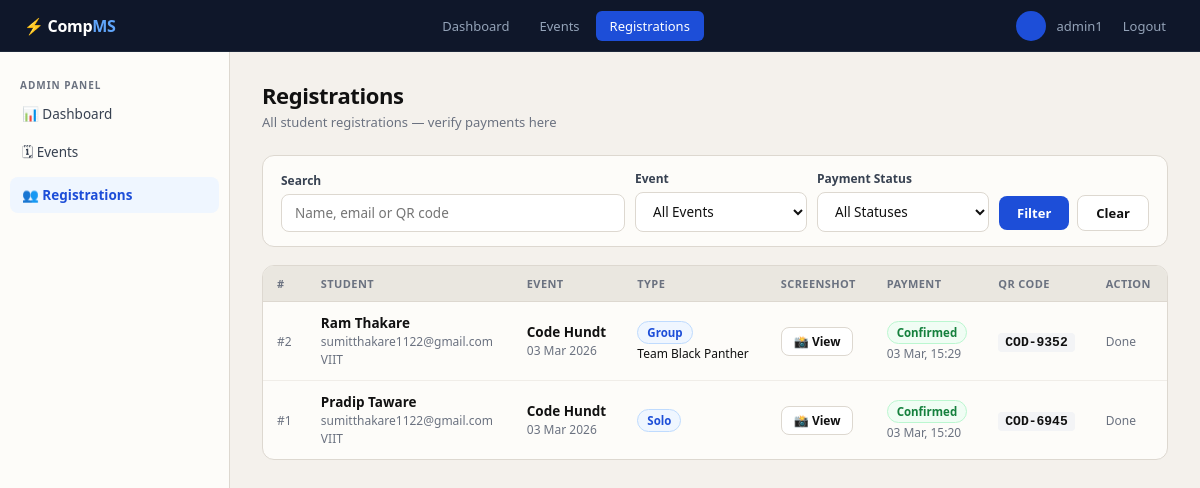
The app's page /admin-panel/registrations/ (signed in) with its own data.
### events/models.py (models this page shows, shortened)
class Registration(models.Model):
    PTYPE = [
        ('solo',  'Solo'),
        ('group', 'Group'),
    ]
    PAY_STATUS = [
        ('not_uploaded', 'Not Uploaded'),
        ('pending',      'Pending Verification'),
        ('verified',     'Verified'),
        ('rejected',     'Rejected'),
    ]
    student = models.ForeignKey(User, on_delete=models.CASCADE,
                                related_name='registrations')
    event   = models.ForeignKey(Event, on_delete=models.CASCADE,
                                related_name='registrations')
    registered_at = models.DateTimeField(auto_now_add=True)
    participation_type = models.CharField(max_length=10, choices=PTYPE, default='solo')
    group_name         = models.CharField(max_length=200, blank=True)
    member_names       = models.TextField(blank=True,
                            help_text='Comma-separated member names (for group)')
    payment_screenshot  = models.ImageField(upload_to='payments/%Y/%m/',
                                            blank=True, null=True)
    payment_status      = models.CharField(max_length=20, choices=PAY_STATUS,
                                           default='not_uploaded')
    payment_uploaded_at = models.DateTimeField(null=True, blank=True)
    verified_by      = models.ForeignKey(User, on_delete=models.SET_NULL,
                                         null=True, blank=True,
                                         related_name='verified_registrations')
    verified_at      = models.DateTimeField(null=True, blank=True)
    rejection_reason = models.TextField(blank=True)
    unique_code = models.CharField(max_length=20, blank=True, unique=True, null=True)
    class Meta:
        ordering = ['-registered_at']
        unique_together = [['student', 'event']]   # one registration per student per event
    @property
    def status_label(self):
        labels = {
            'not_uploaded': ('gray',  'Awaiting Payment'),
            'pending':      ('amber', 'Under Review'),
            'verified':     ('green', 'Confirmed'),
            'rejected':     ('red',   'Rejected'),
        }
        return labels.get(self.payment_status, ('gray', self.payment_status))

class StudentProfile(models.Model):
    user    = models.OneToOneField(User, on_delete=models.CASCADE,
                                   related_name='profile')
    college = models.CharField(max_length=200)
    phone   = models.CharField(max_length=15)

class Event(models.Model):
    CATEGORY = [
        ('technical', 'Technical'),
        ('cultural',  'Cultural'),
        ('sports',    'Sports'),
        ('other',     'Other'),
    ]
    ETYPE = [
        ('solo',  'Solo Only'),
        ('group', 'Group Only'),
        ('both',  'Solo & Group'),
    ]
    name             = models.CharField(max_length=200)
    description      = models.TextField(blank=True)
    date             = models.DateField()
    venue            = models.CharField(max_length=200)
    category         = models.CharField(max_length=20, choices=CATEGORY, default='technical')
    event_type       = models.CharField(max_length=10, choices=ETYPE, default='both')
    registration_fee = models.DecimalField(max_digits=8, decimal_places=2)
    max_participants = models.PositiveIntegerField(default=100)
    upi_id           = models.CharField(max_length=100, default='college@upi',
                                        help_text='UPI ID students should pay to')
    created_by       = models.ForeignKey(User, on_delete=models.SET_NULL,
                                         null=True, related_name='created_events')
    created_at       = models.DateTimeField(auto_now_add=True)
    is_active        = models.BooleanField(default=True)
    class Meta:
        ordering = ['-date']

### events/views.py (the view, shortened to what this page needs)
# urls.py: path('admin-panel/registrations/',         views.admin_registrations,name='admin_registrations'),
@login_required
@user_passes_test(lambda u: u.is_staff)
def admin_registrations(request):
    qs = Registration.objects.select_related(
        'student', 'event', 'student__profile'
    ).order_by('-registered_at')
    event_id = request.GET.get('event', '')
    status   = request.GET.get('status', '')
    q        = request.GET.get('q', '').strip()
    if event_id:
        qs = qs.filter(event_id=event_id)
    if status:
        qs = qs.filter(payment_status=status)
    return render(request, 'admin_panel/registrations.html', {
        'regs':          qs,
        'events':        Event.objects.all(),
        'sel_event':     event_id,
        'sel_status':    status,
        'q':             q,
        'pending_count': Registration.objects.filter(payment_status='pending').count(),
        'status_opts':   Registration.PAY_STATUS,
    })

### templates/admin_panel/registrations.html (shortened to what this page needs)
{% extends 'base.html' %}
{% block content %}
<div class="wrap">
  <aside class="side">
    <div class="side-sec">
      <div class="side-cap">Admin Panel</div>
      <a href="{% url 'admin_dashboard' %}" class="side-a">📊 Dashboard</a>
      <a href="{% url 'admin_events' %}" class="side-a">🗓 Events</a>
      <a href="{% url 'admin_registrations' %}" class="side-a on">
        👥 Registrations
      </a>
    </div>
  </aside>
  <main class="main">
    <div class="ph">
      <div class="ph-title">Registrations</div>
      <div class="ph-sub">All student registrations — verify payments here</div>
    </div>
    <form method="get">
      <div class="card" style="padding:14px 18px;margin-bottom:18px">
        <div style="display:flex;gap:10px;flex-wrap:wrap;align-items:flex-end">
          <div style="flex:2;min-width:160px">
            <label class="lbl">Search</label>
            <input class="fi" type="text" name="q" value="{{ q }}" placeholder="Name, email or QR code"/>
          </div>
          <div style="flex:1;min-width:140px">
            <label class="lbl">Event</label>
            <select name="event">
              <option value="">All Events</option>
            </select>
          </div>
          <div style="flex:1;min-width:140px">
            <label class="lbl">Payment Status</label>
            <select name="status">
              <option value="">All Statuses</option>
            </select>
          </div>
          <div class="row" style="padding-bottom:1px">
            <button type="submit" class="btn btn-p">Filter</button>
            <a href="{% url 'admin_registrations' %}" class="btn btn-o">Clear</a>
          </div>
        </div>
      </div>
    </form>
    <div class="tbl-wrap">
      <table>
        <thead>
          <tr>
            <th>#</th><th>Student</th><th>Event</th><th>Type</th>
            <th>Screenshot</th><th>Payment</th><th>QR Code</th><th>Action</th>
          </tr>
        </thead>
        <tbody>
          {% for reg in regs %}
          <tr>
            <td class="muted" style="font-size:12px">#{{ reg.pk }}</td>
            <td>
              <div style="font-weight:700">{{ reg.student.get_full_name }}</div>
              <small class="muted">{{ reg.student.email }}</small>
              {% if reg.student.profile.college %}
                <br/><small class="muted">{{ reg.student.profile.college }}</small>
              {% endif %}
            </td>
            <td>
              <div style="font-weight:600">{{ reg.event.name }}</div>
              <small class="muted">{{ reg.registered_at|date:"d M Y" }}</small>
            </td>
            <td>
              <span class="badge b-blue">{{ reg.get_participation_type_display }}</span>
              {% if reg.group_name %}<br/><small>{{ reg.group_name }}</small>{% endif %}
            </td>
            <td>
              {% if reg.payment_screenshot %}
                <a href="{{ reg.payment_screenshot.url }}" target="_blank" class="btn btn-sm btn-o">📸 View</a>
              {% else %}
                <span class="muted" style="font-size:12px">—</span>
              {% endif %}
            </td>
            <td>
              {% with reg.status_label as sl %}
                <span class="badge b-{{ sl.0 }}">{{ sl.1 }}</span>
              {% endwith %}
              {% if reg.verified_at %}
                <br/><small class="muted">{{ reg.verified_at|date:"d M, H:i" }}</small>
              {% endif %}
            </td>
            <td>
              {% if reg.unique_code %}
                <code>{{ reg.unique_code }}</code>
              {% else %}
                <span class="muted" style="font-size:12px">Not yet</span>
              {% endif %}
            </td>
            <td>
              {% if reg.payment_status == 'pending' %}
                <a href="{% url 'admin_verify' reg.pk %}" class="btn btn-sm btn-g">Verify</a>
              {% elif reg.payment_status == 'not_uploaded' %}
                <span class="muted" style="font-size:12px">Awaiting upload</span>
              {% else %}
                <span class="muted" style="font-size:12px">Done</span>
              {% endif %}
            </td>
          </tr>
          {% empty %}
          <tr>
            <td colspan="8" style="text-align:center;padding:40px;color:var(--muted)">No registrations found.</td>
          </tr>
          {% endfor %}
        </tbody>
      </table>
    </div>
  </main>
</div>
{% endblock %}

### templates/base.html (shortened to what this page needs)
<!DOCTYPE html>
<html lang="en">
<head>
</head>
<body>
{% if user.is_authenticated %}
<nav class="nav">
  <a href="/" class="nav-brand">⚡ Comp<em>MS</em></a>
  <div class="nav-links">
    {% if user.is_staff %}
      <a href="{% url 'admin_dashboard' %}" class="nav-link {% if 'dashboard' in request.resolver_match.url_name %}on{% endif %}">Dashboard</a>
      <a href="{% url 'admin_events' %}" class="nav-link {% if 'event' in request.resolver_match.url_name %}on{% endif %}">Events</a>
      <a href="{% url 'admin_registrations' %}" class="nav-link {% if 'registration' in request.resolver_match.url_name or 'verify' in request.resolver_match.url_name %}on{% endif %}">Registrations</a>
    {% else %}
      <a href="{% url 'event_list' %}" class="nav-link {% if request.resolver_match.url_name == 'event_list' %}on{% endif %}">Browse Events</a>
      <a href="{% url 'my_registrations' %}" class="nav-link {% if request.resolver_match.url_name == 'my_registrations' %}on{% endif %}">My Registrations</a>
    {% endif %}
  </div>
  <div class="nav-right">
    <div class="nav-avatar">{{ user.first_name|first|upper }}{{ user.last_name|first|upper }}</div>
    <span class="nav-name">{{ user.get_full_name|default:user.username }}</span>
    <a href="{% url 'logout' %}" class="nav-link" style="padding:5px 10px">Logout</a>
  </div>
</nav>
{% endif %}
{% block content %}{% endblock %}
</body>
</html>

### templates/base.html (style rules this page uses)
* { margin:0;padding:0;box-sizing:border-box }
:root { --bg:#F4F1EC; --card:#FDFCF9; --border:#DDD8D0; --ink:#111; --muted:#6B7280; --soft:#EAE7E0; --blue:#1D4ED8; --blue-h:#1E3A8A; --green:#15803D; --green-bg:#F0FDF4; --green-bd:#BBF7D0; --amber:#92400E; --amber-bg:#FFFBEB; --amber-bd:#FDE68A; --red:#B91C1C; --red-bg:#FEF2F2; --red-bd:#FECACA; --sidebar:230px; }
body { font-family:'Segoe UI',system-ui,sans-serif;background:var(--bg);color:var(--ink);min-height:100vh;font-size:14px }
a { color:inherit;text-decoration:none }
.nav { background:#0F172A; height:52px; display:flex;align-items:center;justify-content:space-between; padding:0 24px; position:sticky; top:0; z-index:300; border-bottom:1px solid #1E293B; }
.nav-brand { font-weight:800;font-size:16px;color:#fff;letter-spacing:-.3px }
.nav-brand em { color:#60A5FA;font-style:normal }
.nav-links { display:flex;gap:2px }
.nav-link { color:#94A3B8;padding:6px 14px;border-radius:6px; font-size:13px;font-weight:500;transition:.15s; }
.nav-link.on { color:#fff;background:var(--blue) }
.nav-right { display:flex;align-items:center;gap:10px }
.nav-avatar { width:30px;height:30px;border-radius:50%; background:var(--blue);color:#fff; display:flex;align-items:center;justify-content:center; font-size:12px;font-weight:700; }
.nav-name { color:#94A3B8;font-size:13px }
.wrap { display:flex;min-height:calc(100vh - 52px) }
.side { width:var(--sidebar);background:var(--card); border-right:1px solid var(--border); padding:18px 0; flex-shrink:0; }
.side-sec { padding:0 10px;margin-bottom:4px }
.side-cap { font-size:10px;font-weight:700;color:var(--muted); letter-spacing:1px;text-transform:uppercase; padding:8px 10px 4px; }
.side-a { display:flex;align-items:center;gap:9px; padding:9px 12px;border-radius:8px; font-size:13.5px;color:#374151;margin-bottom:2px; transition:.15s; }
.side-a.on { background:#EFF6FF;color:var(--blue);font-weight:600 }
.main { flex:1;padding:28px 32px;overflow-y:auto }
.ph { margin-bottom:24px }
.ph-title { font-size:22px;font-weight:800;letter-spacing:-.4px }
.ph-sub { font-size:13px;color:var(--muted);margin-top:3px }
.card { background:var(--card);border:1px solid var(--border);border-radius:12px;padding:20px;margin-bottom:18px }
.tbl-wrap { background:var(--card);border:1px solid var(--border);border-radius:12px;overflow:hidden;margin-bottom:20px }
table { width:100%;border-collapse:collapse }
thead { background:var(--soft) }
th { padding:10px 14px;text-align:left;font-size:11px;font-weight:700;color:var(--muted);letter-spacing:.4px;text-transform:uppercase;border-bottom:1px solid var(--border) }
td { padding:12px 14px;font-size:13.5px;border-bottom:1px solid #F0EDE8;vertical-align:middle }
tr:last-child td { border-bottom:none }
.badge { display:inline-flex;align-items:center;padding:3px 9px;border-radius:20px;font-size:11.5px;font-weight:600;white-space:nowrap }
.b-green { background:var(--green-bg);color:var(--green);border:1px solid var(--green-bd) }
.b-blue { background:#EFF6FF;color:var(--blue);border:1px solid #BFDBFE }
.btn { display:inline-flex;align-items:center;gap:5px;padding:8px 18px;border-radius:8px;font-size:13px;font-weight:600;cursor:pointer;border:none;transition:.15s;font-family:inherit }
.btn-p { background:var(--blue);color:#fff }
.btn-o { background:#fff;color:var(--ink);border:1.5px solid var(--border) }
.btn-sm { padding:5px 12px;font-size:12px }
label.lbl { display:block;font-size:12px;font-weight:700;color:#374151;margin-bottom:5px }
.fi,select,textarea { width:100%;padding:9px 13px;border:1.5px solid var(--border); border-radius:8px;font-size:13.5px;font-family:inherit; background:#fff;color:var(--ink);outline:none;transition:.2s; }
.row { display:flex;align-items:center;gap:8px }
.muted { color:var(--muted) }
small { font-size:12px }
code { font-size:13px;background:#F3F4F6;padding:2px 7px;border-radius:4px;font-family:monospace;font-weight:700 }

### records on screen
Registration: pk "2", student.get_full_name "Ram Thakare", student.email "sumitthakare1122@gmail.com", student.profile.college "VIIT", event.name "Code Hundt", registered_at "03 Mar 2026", participation_type "Group", group_name "Team Black Panther", status_label.1 "Confirmed", verified_at "03 Mar, 15:29", unique_code "COD-9352", payment_status "Done"
Registration: pk "1", student.get_full_name "Pradip Taware", student.email "sumitthakare1122@gmail.com", student.profile.college "VIIT", event.name "Code Hundt", registered_at "03 Mar 2026", participation_type "Solo", status_label.1 "Confirmed", verified_at "03 Mar, 15:20", unique_code "COD-6945", payment_status "Done"

### other values on screen
{{ user.get_full_name|default:user.username }} "admin1"
